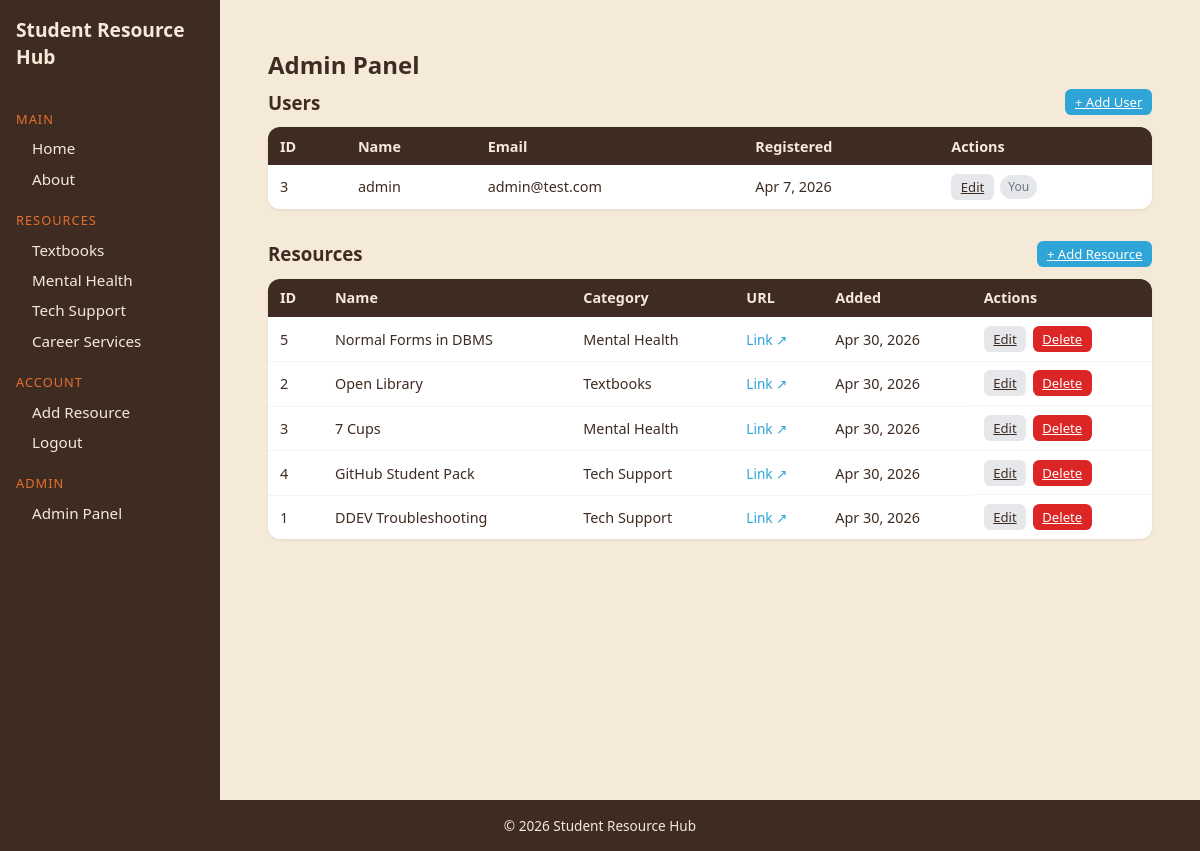
/?page=admin (signed in), run on the app's committed database.
### tables this page shows
CREATE TABLE `users` (
  `id` int(11) NOT NULL AUTO_INCREMENT,
  `name` varchar(50) NOT NULL,
  `email` varchar(100) NOT NULL,
  `password` varchar(255) NOT NULL,
  `create_datetime` datetime NOT NULL,
  PRIMARY KEY (`id`),
  UNIQUE KEY `name` (`name`),
  UNIQUE KEY `email` (`email`)
);

CREATE TABLE `resources` (
  `id` int(11) NOT NULL AUTO_INCREMENT,
  `name` varchar(255) DEFAULT NULL,
  `category` varchar(100) DEFAULT NULL,
  `url` varchar(500) DEFAULT NULL,
  `description` text DEFAULT NULL,
  `created_at` timestamp NULL DEFAULT current_timestamp(),
  PRIMARY KEY (`id`)
);

### controllers/UserController.php (called while the page is built, shortened)
<?php
require_once __DIR__ . "/../models/User.php";
class UserController
{
    private $user;
    public function __construct($pdo)
    {
        $this->user = new User($pdo);
    }
    public function getAllUsers()
    {
        return $this->user->readAll();
    }
}
?>

### models/User.php (called while the page is built, shortened)
<?php
class User
{
    private $pdo;
    public function __construct($pdo)
    {
        $this->pdo = $pdo;
    }
    public function readAll()
    {
        $stmt = $this->pdo->query(
            "SELECT id, name, email, create_datetime FROM users ORDER BY create_datetime DESC",
        );
        return $stmt->fetchAll(PDO::FETCH_ASSOC);
    }
}
?>

### controllers/ResourceController.php (called while the page is built, shortened)
<?php
require_once __DIR__ . "/../models/Resource.php";
class ResourceController
{
    private $resource;
    public function __construct($pdo)
    {
        $this->resource = new Resource($pdo);
    }
    public function getAllResources()
    {
        return $this->resource->readAll();
    }
}
?>

### models/Resource.php (called while the page is built, shortened)
<?php
class Resource
{
    private $pdo;
    public function __construct($pdo)
    {
        $this->pdo = $pdo;
    }
    public function readAll()
    {
        $stmt = $this->pdo->query(
            "SELECT * FROM resources ORDER BY created_at DESC",
        );
        return $stmt->fetchAll(PDO::FETCH_ASSOC);
    }
}
?>

### views/admin.php (the view, shortened to what this page needs)
<!doctype html>
<html lang="en">
<head>
    <link rel="stylesheet" href="../styles.css" />
</head>
<body>
<div class="layout">
    <?php include __DIR__ . "/partials/sidebar.php"; ?>
    <main class="site-main">
        <section class="admin-panel">
            <div class="container">
                <h2>Admin Panel</h2>
                <div style="display:flex; align-items:center; justify-content:space-between; margin-bottom:0.75rem;">
                    <h3 style="margin:0">Users</h3>
                    <a class="button small primary" href="?page=register">+ Add User</a>
                </div>
                <div class="admin-table-wrap">
                    <table class="admin-table">
                        <thead>
                            <tr>
                                <th>ID</th>
                                <th>Name</th>
                                <th>Email</th>
                                <th>Registered</th>
                                <th>Actions</th>
                            </tr>
                        </thead>
                        <tbody>
                        <?php
                        $users = $userController->getAllUsers();
                        foreach ($users as $u):
                            $isSelf =
                                (int) $u["id"] ===
                                (int) $_SESSION["user_id"]; ?>
                            <tr>
                                <td><?= $u["id"] ?></td>
                                <td><?= htmlspecialchars($u["name"]) ?></td>
                                <td><?= htmlspecialchars($u["email"]) ?></td>
                                <td><?= date(
                                    "M j, Y",
                                    strtotime($u["create_datetime"]),
                                ) ?></td>
                                <td class="action-cell">
                                    <a class="button small secondary" href="?page=edit_user&id=<?= $u[
                                        "id"
                                    ] ?>">Edit</a>
                                    <?php if (!$isSelf): ?>
                                        <a class="button small danger"
                                           href="?page=delete_user&id=<?= $u[
                                               "id"
                                           ] ?>"
                                           onclick="return confirm('Delete user <?= htmlspecialchars(
                                               $u["name"],
                                           ) ?>?')">Delete</a>
                                    <?php else: ?>
                                        <span class="badge">You</span>
                                    <?php endif; ?>
                                </td>
                            </tr>
                        <?php
                        endforeach;
                        ?>
                        </tbody>
                    </table>
                </div>
                <div style="display:flex; align-items:center; justify-content:space-between; margin-top:2rem; margin-bottom:0.75rem;">
                    <h3 style="margin:0">Resources</h3>
                    <a class="button small primary" href="?page=add">+ Add Resource</a>
                </div>
                <div class="admin-table-wrap">
                    <table class="admin-table">
                        <thead>
                            <tr>
                                <th>ID</th>
                                <th>Name</th>
                                <th>Category</th>
                                <th>URL</th>
                                <th>Added</th>
                                <th>Actions</th>
                            </tr>
                        </thead>
                        <tbody>
                        <?php
                        $resources = $resourceController->getAllResources();
                        foreach ($resources as $r): ?>
                            <tr>
                                <td><?= $r["id"] ?></td>
                                <td><?= htmlspecialchars($r["name"]) ?></td>
                                <td><?= htmlspecialchars($r["category"]) ?></td>
                                <td><a href="<?= htmlspecialchars(
                                    $r["url"],
                                ) ?>" target="_blank" class="table-link">Link ↗</a></td>
                                <td><?= date(
                                    "M j, Y",
                                    strtotime($r["created_at"]),
                                ) ?></td>
                                <td class="action-cell">
                                    <a class="button small secondary" href="?page=edit_resource&id=<?= $r[
                                        "id"
                                    ] ?>">Edit</a>
                                    <a class="button small danger"
                                       href="?page=delete_resource&id=<?= $r[
                                           "id"
                                       ] ?>"
                                       onclick="return confirm('Delete resource <?= htmlspecialchars(
                                           $r["name"],
                                       ) ?>?')">Delete</a>
                                </td>
                            </tr>
                        <?php endforeach;
                        ?>
                        </tbody>
                    </table>
                </div>
            </div>
        </section>
    </main>
</div>
<footer class="site-footer">
    <div class="container"><p>&copy; 2026 Student Resource Hub</p></div>
</footer>
</body>
</html>

### public/styles.css (style rules this page uses)
* { margin: 0; padding: 0; box-sizing: border-box; }
:root { --blue: #2ea4d7; --cream: #f5e9d8; --brown: #3e2c23; --orange: #e76f2e; --red: #dc2626; --green: #15803d; }
html, body { height: 100%; }
body { display: flex; flex-direction: column; font-family: "Segoe UI", Arial, sans-serif; background-color: var(--cream); color: var(--brown); }
.layout { flex: 1; min-height: 0; display: flex; min-height: 100vh; }
.site-main { flex: 1; padding: 2rem; }
.container { max-width: 960px; margin: 0 auto; padding: 0 1rem; }
.button { display: inline-block; padding: 0.5rem 1rem; border: none; border-radius: 0.4rem; cursor: pointer; font: inherit; font-size: 0.95rem; }
.button.primary { background-color: var(--blue); color: #ffffff; }
.button.secondary { background-color: #e5e7eb; color: var(--brown); }
.button.danger { background-color: var(--red); color: #ffffff; }
.button.small { padding: 0.25rem 0.6rem; font-size: 0.82rem; }
.badge { display: inline-block; padding: 0.2rem 0.5rem; border-radius: 9999px; background-color: #e5e7eb; color: #6b7280; font-size: 0.75rem; }
.site-footer { padding: 1rem 0; background-color: var(--brown); color: var(--cream); font-size: 0.85rem; text-align: center; }
.admin-panel { padding: 1rem 0 2rem; }
.admin-panel h2 { margin-bottom: 0.5rem; }
.admin-panel h3 { margin-bottom: 0.75rem; color: var(--brown); }
.admin-table-wrap { overflow-x: auto; border-radius: 0.75rem; box-shadow: 0 1px 3px rgba(0, 0, 0, 0.08); }
.admin-table { width: 100%; border-collapse: collapse; background-color: #ffffff; font-size: 0.9rem; }
.admin-table th { background-color: var(--brown); color: var(--cream); text-align: left; padding: 0.6rem 0.75rem; white-space: nowrap; }
.admin-table td { padding: 0.55rem 0.75rem; border-bottom: 1px solid #f3f4f6; vertical-align: middle; }
.admin-table tr:last-child td { border-bottom: none; }
.action-cell { display: flex; gap: 0.4rem; align-items: center; }
.table-link { color: var(--blue); text-decoration: none; font-size: 0.85rem; }

### data on the page
users: id "3", name "admin", email "admin@test.com", create_datetime "Apr 7, 2026", shows "You"
resources: id "5", name "Normal Forms in DBMS", category "Mental Health", created_at "Apr 30, 2026"
resources: id "2", name "Open Library", category "Textbooks", created_at "Apr 30, 2026"
resources: id "3", name "7 Cups", category "Mental Health", created_at "Apr 30, 2026"
resources: id "4", name "GitHub Student Pack", category "Tech Support", created_at "Apr 30, 2026"
resources: id "1", name "DDEV Troubleshooting", category "Tech Support", created_at "Apr 30, 2026"
